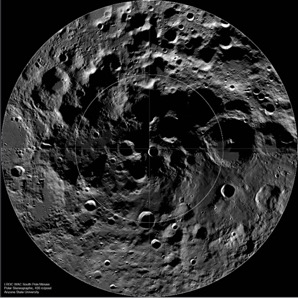
#> input picture packages/templateMatchCraterDetection/moon_toy.jpg, 298 x 298 px
$ python patternMatchClickScaleNMSFast.py   (Python 2 division)
#> lines starting #> are read from the running program, lines starting #| are printed output that depends on the picture
### packages/templateMatchCraterDetection/nms.py
# import the necessary packages
import numpy as np


# Malisiewicz et al.
def non_max_suppression_fast(boxes, overlapThresh = 0.5):
    # if there are no boxes, return an empty list
    if len(boxes) == 0:
        return []

    # if the bounding boxes integers, convert them to floats --
    # this is important since we'll be doing a bunch of divisions
    if boxes.dtype.kind == "i":
        boxes = boxes.astype("float")

    # initialize the list of picked indexes
    pick = []

    # grab the coordinates of the bounding boxes
    x1 = boxes[:, 0]
    y1 = boxes[:, 1]
    x2 = boxes[:, 2]
    y2 = boxes[:, 3]

    # compute the area of the bounding boxes and sort the bounding
    # boxes by the bottom-right y-coordinate of the bounding box
    area = (x2 - x1 + 1) * (y2 - y1 + 1)
    idxs = np.argsort(y2)

    # keep looping while some indexes still remain in the indexes
    # list
    while len(idxs) > 0:
        # grab the last index in the indexes list and add the
        # index value to the list of picked indexes
        last = len(idxs) - 1
        i = idxs[last]
        pick.append(i)

        # find the largest (x, y) coordinates for the start of
        # the bounding box and the smallest (x, y) coordinates
        # for the end of the bounding box
        xx1 = np.maximum(x1[i], x1[idxs[:last]])
        yy1 = np.maximum(y1[i], y1[idxs[:last]])
        xx2 = np.minimum(x2[i], x2[idxs[:last]])
        yy2 = np.minimum(y2[i], y2[idxs[:last]])

        # compute the width and height of the bounding box
        w = np.maximum(0, xx2 - xx1 + 1)
        h = np.maximum(0, yy2 - yy1 + 1)

        # compute the ratio of overlap
        overlap = (w * h) / area[idxs[:last]]

        # delete all indexes from the index list that have
        idxs = np.delete(idxs, np.concatenate(([last],
                                               np.where(overlap > overlapThresh)[0])))

    # return only the bounding boxes that were picked using the
    # integer data type
    return boxes[pick].astype("int")

### packages/templateMatchCraterDetection/patternMatchClickScaleNMSFast.py
import cv2
import numpy as np
import imutils
from nms import non_max_suppression_fast
import matplotlib
matplotlib.use('TkAgg')
# matplotlib.use("WX")
import matplotlib.pyplot as plt

cropping = False

x_start, y_start, x_end, y_end = 10, 10, 40, 40

image = cv2.imread('moon_toy.jpg', 0)
#> image: shape (298, 298); min 0, max 255, mean 46.4
#> `template = i[y_start: y_end, x_start: x_end]`: template: shape (30, 30); every value is 1
# print image.shape
oriImage = image.copy()

def mouse_crop(event, x, y, flags, param):
    # grab references to the global variables
    global x_start, y_start, x_end, y_end, cropping

    # if the left mouse button was DOWN, start RECORDING
    # (x, y) coordinates and indicate that cropping is be
    if event == cv2.EVENT_LBUTTONDOWN:
        x_start, y_start, x_end, y_end = x, y, x, y
        cropping = True

    # Mouse is Moving
    elif event == cv2.EVENT_MOUSEMOVE:
        if cropping == True:
            x_end, y_end = x, y

    # if the left mouse button was released
    elif event == cv2.EVENT_LBUTTONUP:
        # record the ending (x, y) coordinates
        x_end, y_end = x, y
        cropping = False  # cropping is finished

        refPoint = [(x_start, y_start), (x_end, y_end)]

        if len(refPoint) == 2:  # when two points were found
            roi = oriImage[refPoint[0][1]:refPoint[1][1], refPoint[0][0]:refPoint[1][0]]
            cv2.imshow("Cropped", roi)

cv2.namedWindow("image")
cv2.setMouseCallback("image", mouse_crop)

def showCraterLocations(image, template, threshold = 0.6):
#> called with threshold = 0.6
    w, h = template.shape
#> w = 30; h = 30
    found = np.zeros((image.shape[0], image.shape[1]), dtype=(float, 2))
    for scale in np.linspace(0.5, 2.5, 10):
        # resized = cv2.resize(img, (int(img.shape[0] * scale), int(img.shape[1] * scale)), interpolation=cv2.INTER_AREA)
        resized = imutils.resize(image, width=int(image.shape[1] * scale))
        r = 1.0 / scale
        # r = img.shape[1]/float(resized.shape[1])
        if resized.shape[1] < h or resized.shape[0] < w:
            break
        res = cv2.matchTemplate(resized, template, cv2.TM_CCOEFF_NORMED)
        loc = np.where(res >= threshold)
        for pt in zip(*loc):
            (i, j) = pt
            corr_coeff = res[i, j]
            if corr_coeff > found[int(i * r), int(j * r)][0]:
                found[int(i * r), int(j * r)] = (corr_coeff, r)
#> this loop made 10 passes
#> loc on passes 1 to 10: 14400 positions, rows 0 to 119, columns 0 to 119, 34596 positions, rows 0 to 185, columns 0 to 185, 63504 positions, rows 0 to 251, columns 0 to 251, 101124 positions, rows 0 to 317, columns 0 to 317, 147456 positions, rows 0 to 383, columns 0 to 383, 203401 positions, rows 0 to 450, columns 0 to 450, 267289 positions, rows 0 to 516, columns 0 to 516, 339889 positions, rows 0 to 582, columns 0 to 582, 421201 positions, rows 0 to 648, columns 0 to 648, 512656 positions, rows 0 to 715, columns 0 to 715
#> pass 1, in showCraterLocations, `resized = imutils.resize(image, width=int(image.shape[1] * scale))`:
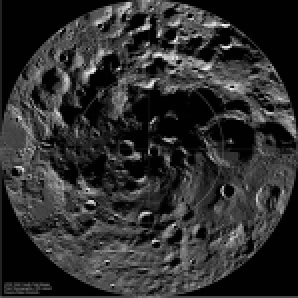
#> resized: shape (149, 149) (shown 2 times larger); min 0, max 252, mean 46.5
#> pass 2, in showCraterLocations, `resized = imutils.resize(image, width=int(image.shape[1] * scale))`:
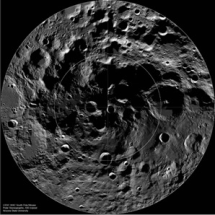
#> resized: shape (215, 215); min 0, max 251, mean 46.4
#> after the loop:
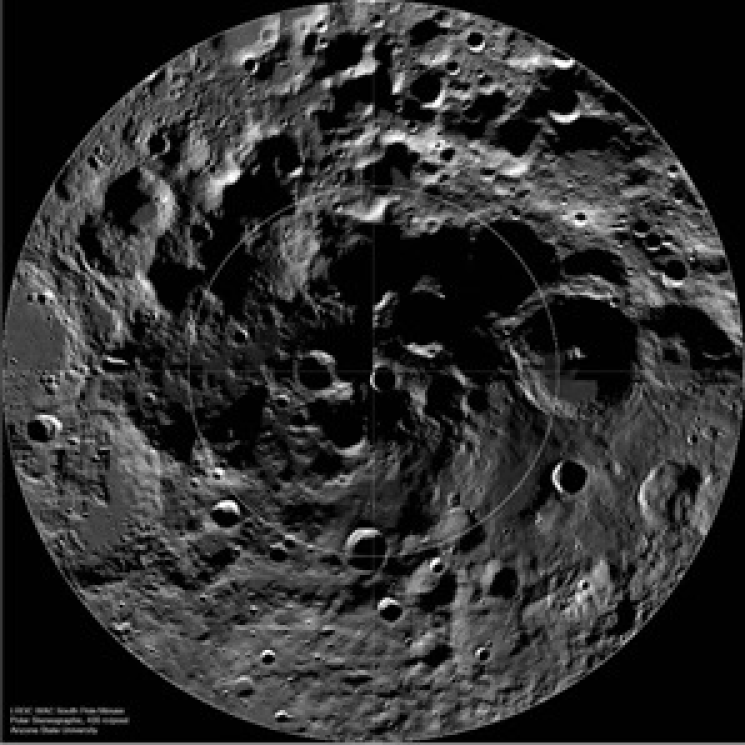
#> resized: shape (745, 745); min 0, max 255, mean 46.5
    boxes = []
    loc = np.where(found[:, :, 0] >= threshold)
#> loc = 82369 positions, rows 0 to 286, columns 0 to 286
    for pt in zip(*loc):
        (i, j) = pt
        r = found[i, j, 1]
        (startX, startY, endX, endY) = (j, i, int(j + r * h), int(i + r * w))
        boxes.append((startX, startY, endX, endY))
#> this loop made 82369 passes
#> (pt, r, endX, endY) on passes 1 to 3: ((0, 0), 2, 60, 60), ((0, 1), 1.38, 42, 41), ((0, 2), 2, 62, 60)
#> after the loop, boxes = 82369 items

    # perform non-maximum suppression on the bounding boxes
    print "Initial length:", len(boxes)
#| Initial length: 82369
    pick = non_max_suppression_fast(np.array(boxes))
#> the loop in non_max_suppression_fast, `while len(idxs) > 0:` made 112 passes
#> (last, i) on passes 1 to 12: (82368, 82368), (82333, 82100), (82278, 82090), (82227, 82107), (82187, 82164), (82132, 68320), (78556, 82082), (78541, 82151), (78510, 68472), (74686, 68544), (70710, 68512), (69672, 68372)
#> after the loop in non_max_suppression_fast, `while len(idxs) > 0:`: idxs = empty array; pick = 112 values, max 82368 at index 0, min 286 at index 111, mean 38510.3
#> pick = 112 rows, first 6: [286, 286, 298, 298], [18, 286, 30, 298], [8, 286, 20, 298], [25, 286, 37, 298], [82, 286, 94, 298], [14, 238, 74, 298]
    print "After applying non-maximum suppression:", len(pick)
#| After applying non-maximum suppression: 112

    # loop over the picked bounding boxes and draw them
    for (startX, startY, endX, endY) in pick:
        cv2.rectangle(image, (startX, startY), (endX, endY), 255, 2)
#> this loop made 112 passes
#> (startX, startY, endX, endY) on passes 1 to 12: (286, 286, 298, 298), (18, 286, 30, 298), (8, 286, 20, 298), (25, 286, 37, 298), (82, 286, 94, 298), (14, 238, 74, 298), (0, 286, 12, 298), (69, 286, 81, 298), (166, 238, 226, 298), (238, 238, 298, 298), (206, 238, 266, 298), (66, 238, 126, 298)
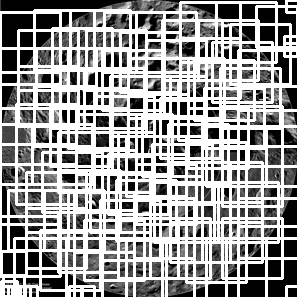
#> image: shape (298, 298); min 0, max 255, mean 153

    cv2.imshow("image", image)

while True:

    i = image.copy()

    if not cropping:
        # cv2.imshow("image", image)
        # template = i[x_start: x_end, y_start: y_end]
        template = i[y_start: y_end, x_start: x_end]
        showCraterLocations(i, template)

    elif cropping:
        cv2.rectangle(i, (x_start, y_start), (x_end, y_end), 255, 2)
        cv2.imshow("image", i)

    if cv2.waitKey(1) & 0xFF == ord('q'):
#> (key q is pressed here)
        break

# close all open windows
cv2.destroyAllWindows()

$ run again, with packages/templateMatchCraterDetection/butterfly.jpeg copied over packages/templateMatchCraterDetection/moon_toy.jpg
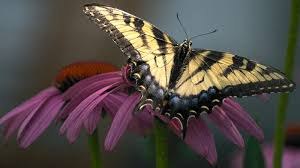
#> input picture packages/templateMatchCraterDetection/butterfly.jpeg, 300 x 168 px
#> the loop in showCraterLocations, `for scale in np.linspace(0.5, 2.5, 10):` made 10 passes
#> loc on passes 1 to 8: 378 positions, rows 0 to 54, columns 0 to 120, 1994 positions, rows 0 to 90, columns 0 to 186, 5019 positions, rows 0 to 128, columns 0 to 253, 10059 positions, rows 0 to 165, columns 0 to 319, 16714 positions, rows 0 to 202, columns 0 to 386, 24830 positions, rows 0 to 240, columns 0 to 453, 34528 positions, rows 0 to 278, columns 0 to 520, 45341 positions, rows 0 to 314, columns 0 to 586
#> after the loop in showCraterLocations, `for scale in np.linspace(0.5, 2.5, 10):`:
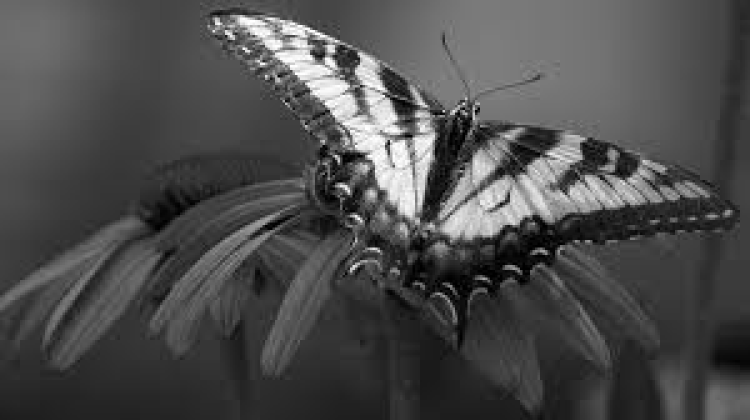
#> resized: shape (420, 750); min 0, max 255, mean 76.5
#> in showCraterLocations, `loc = np.where(found[:, :, 0] >= threshold)`: loc = 16960 positions, rows 0 to 156, columns 0 to 288
#> the loop in showCraterLocations, `for pt in zip(*loc):` made 16960 passes
#> (pt, j, r, startX, endX, endY) on passes 1 to 3: ((0, 0), 0, 2, 0, 60, 60), ((0, 1), 1, 1.38, 1, 42, 41), ((0, 2), 2, 2, 2, 62, 60)
#> after the loop in showCraterLocations, `for pt in zip(*loc):`: boxes = 16960 items, first 6: (0, 0, 60, 60), (1, 0, 42, 41), (2, 0, 62, 60), (3, 0, 34, 31), (4, 0, 64, 60), (5, 0, 46, 41)
#| Initial length: 16960
#> x1 = 16960 values, max 288 at index 143, min 0 at index 0, mean 135.6
#> y1 = 16960 values from 0 to 156
#> x2 = 16960 values, max 300 at index 95, min 12 at index 10635, mean 154.6
#> y2 = 16960 values, max 168 at index 12018, min 12 at index 55, mean 89.92
#> area = 16960 values, max 3721 at index 0, min 169 at index 55, mean 472.2
#> in non_max_suppression_fast, `idxs = np.argsort(y2)`: idxs = 16960 values, max 16959 at index 16959, min 0 at index 6266, mean 8479.5
#> the loop in non_max_suppression_fast, `while len(idxs) > 0:` made 124 passes
#> (last, i) on passes 1 to 8: (16959, 16959), (16950, 16915), (16890, 16907), (16844, 16922), (16815, 16897), (16777, 12018), (14957, 16893), (14925, 16950)
#> after the loop in non_max_suppression_fast, `while len(idxs) > 0:`: idxs = empty array; pick = 124 values, max 16959 at index 0, min 51 at index 123, mean 9550.4
#> in showCraterLocations, `pick = non_max_suppression_fast(np.array(boxes))`: pick = 124 rows, first 6: [287, 156, 299, 168], [119, 156, 131, 168], [111, 156, 123, 168], [126, 156, 138, 168], [101, 156, 113, 168], [102, 108, 162, 168]
#| After applying non-maximum suppression: 124
#> the loop in showCraterLocations, `for (startX, startY, endX, endY) in pick:` made 124 passes
#> after the loop in showCraterLocations, `for (startX, startY, endX, endY) in pick:`:
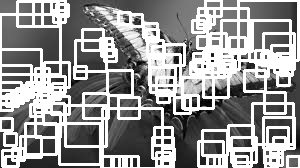
#> image: shape (168, 300); min 0, max 255, mean 147.5
